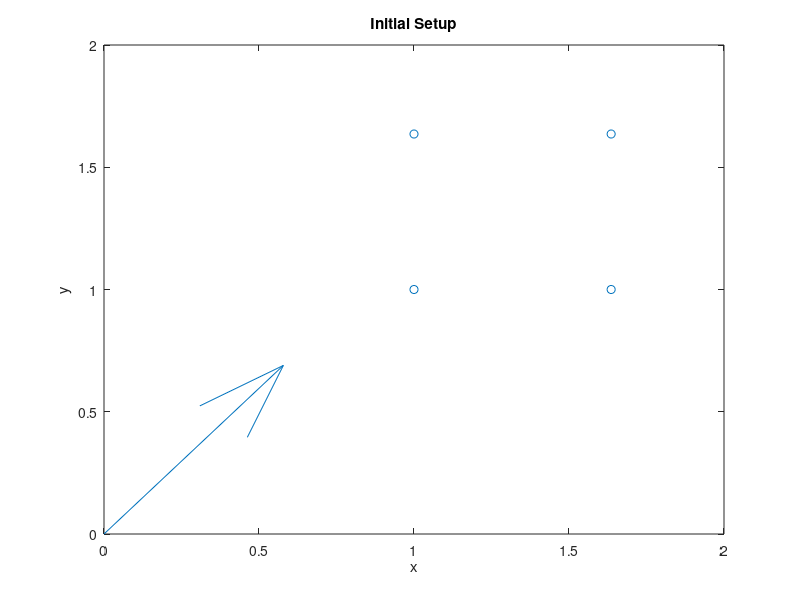

MATLAB code to generate this figure:
%% Simple Model of Antenna Array
% The purpose of this script is to create a model of the signals that we 
% might receive from the radio location collars. We assume that, since the
% antennas are far enough away from the source, we see the incoming waves
% as plane waves. We also will only work in two dimensions, which is as if
% the waves and the antennas are on the same plane.
%
% Hopefully from this we can build a fake set of signals that allow us to
% understand how to interpret phase changes to find the direction of the
% wave propagation.

%Author: Alex Gabourie

%% Initialize Workspace
% clear;
% close all;
% clc;

runVideo = 0;

%% Input Parameters
%Frequency
f = 150e6; %[hz]

%E-field magnitude
E_o = 1; %[V/m] Not used as of now

%Vacuum permittivity 
epsilon_o = 8.8541878176e-12; %[F/m]
epsilon_rel = 1;

%permeability
mu_o = (4*pi)*10^(-7); %[H/m]
mu_rel = 1;
%recall that [F/m]*[H/m] = s^2/m^2 = 1/c

%Propagation direction (theta = 0 => dirction is from antenna 1 to 2 and 
%   increasing theta moves counter-clockwise)
theta = 2*pi*50/360; %[radians]

%% Calculations

%angular frequency based off frequency
omega = 2*pi*f;

%permitivity & permeability (same units)
eps = epsilon_o*epsilon_rel;
mu = mu_o*mu_rel;

%propagation constant
beta = omega*sqrt(mu*eps); %[m^-1]

%wavelength for intuition purposes
lambda = (2*pi)/beta;

%The four antennas will be placed in a square grid like:
%  4    3
%
%  1    2
%
% The separation constant (like lattice constant) is 
a = .9*lambda/(2*sqrt(2)); %[m]
%This constant is calculated to place the antennas an appropriate distance
%away such that we can determine which antenna was hit first

%From this the positions of the antennas can be determined
r1 = [0, 0]+1;
r2 = [a, 0]+1;
r3 = [a, a]+1;
r4 = [0, a]+1;

%For plotting
r_all = [r1;r2;r3;r4];

%Propagation direction vector
k = [1,0];
rot = [cos(theta),-sin(theta);sin(theta),cos(theta)];
k = (rot*k')';

%prop constant dotted with r as in time-harmonic exponential. We are only
% looking at a few positions, so these can be pre-calculated
bkr = beta*[dot(k,r1);
            dot(k,r2);
            dot(k,r3);
            dot(k,r4)];

%want 5 periods of information collected
T = 1/f;
t = linspace(0,5*T, 200); %time vector based on frequency

%Electric field matrix initialized to num time steps & antennas
E = zeros(length(bkr),length(t));

for m=1:length(t)
    for n=1:length(bkr)
        E(n,m) = exp(1i*(omega*t(m)-bkr(n)));
    end
end


numPlots = length(bkr);
gridSize = numPlots;
if sqrt(numPlots)==floor(sqrt(numPlots))
    gridSize = sqrt(numPlots);
else
    gridSize = floor(sqrt(numPlots))+1;
end
    
    
figure;
quiver(0,0,k(1),k(2));
hold on;
scatter(r_all(:,1), r_all(:,2));
title('Initial Setup');
xlabel('x');
ylabel('y');

% figure;
% for m=1:length(bkr)
%     subplot(gridSize,gridSize,m);
%     plot(t,real(E(m,:)));
%     title(['Antenna ' num2str(m)]);
%     xlabel('Time [S]');
%     ylabel('Amplitude [V/m]');
%     axis([0 t(end) -E_o E_o]);
% end

% Save real part of E-field to use in another script. This way we can
% interpret the information independent of the set of data in this script.
save('Sample_Antenna_Input.mat', 'E', 'a', 'omega', 'r_all', 'k', 't', ...
        'beta', 'lambda');

%% Plotting the Entire Plane Wave (t = 0)
% This section will create a two dimensional grid and then use the
% information selected above to create a three dimensional plot of the EM
% wave

if(runVideo == 1)

    %x and y coordinates
    x = linspace(0,2*a,100);
    y = linspace(0,2*a,100);

    %new efield mesh to be calculated
    E2D = zeros(length(y), length(x));

    F(length(t)) = struct('cdata',[],'colormap',[]);
    h = figure;

    for p=1:length(t)
        for m=1:length(x)
            for n=1:length(y)
               xy = [x(m),y(n)];
               E2D(n,m) =  exp(1i*omega*t(p)-1i*beta*dot(k,xy));
            end 
        end

        surf(x,y,real(E2D))
        drawnow
        set(h,'Renderer','zbuffer') %workaround for bug. 
        F(p) = getframe(h);
    end

    writerObj = VideoWriter('PlaneWave.mp4', 'MPEG-4');
    open(writerObj);
    writeVideo(writerObj, F);
    close(writerObj);
end
